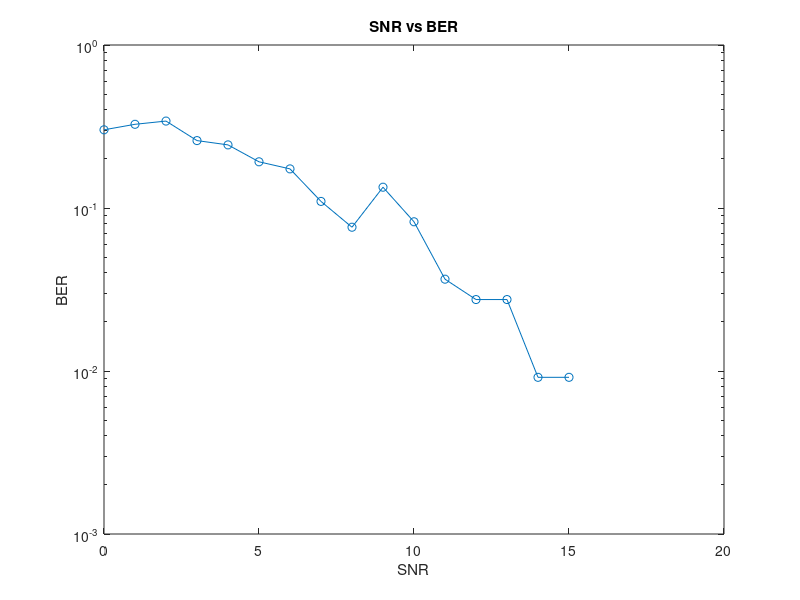

Here is the MATLAB script that generated this plot:
clc
clear all
close all

%% Define M-PSK Parameters
M = 8; % Number of symbols in M-PSK
bps = log2(M); % Bits per symbol

%% Generate Random Symbols or Convert Text to Binary
%nosymbol = 600; 
%symbols = randi([0, 255], 1, nosymbol); % Random symbols in range 0-255
%symbolToBitMapping = de2bi(symbols, 8, 'left-msb'); % Convert to 8-bit binary

% Convert Text to Binary
txt1 = 'Information and communication engineering'; 
symbols = double(txt1); % Convert characters to ASCII values
symbolToBitMapping = de2bi(symbols, 8); % Convert ASCII to binary

%% Reshape Bits for Transmission
totNoBits = numel(symbolToBitMapping);
inputReshapedBits = reshape(symbolToBitMapping, 1, totNoBits);

%% Padding Bits (if necessary)
remainder = rem(totNoBits, bps); % Check remainder for M-PSK grouping
if remainder == 0
    userPaddedData = inputReshapedBits;
else
    paddingBits = zeros(1, bps - remainder); % Zero-padding
    userPaddedData = [inputReshapedBits paddingBits];
end

%% M-PSK Modulation
userPaddedData = reshape(userPaddedData, numel(userPaddedData)/bps, bps);
bitToSymbolMapping = bi2de(userPaddedData, 'left-msb'); % Convert to decimal symbols
modulatedSymbol = pskmod(bitToSymbolMapping, M); % PSK modulation

%% Transmission Over AWGN Channel
SNR = [];
BER = [];
for snr = 0:15
    SNR = [SNR snr];
    
    % Add AWGN noise
    noisySymbols = awgn(modulatedSymbol, snr, 'measured');
    
    % PSK Demodulation
    demodulatedSymbol = pskdemod(noisySymbols, M);
    
    % Convert Symbols to Bits
    demodulatedSymbolToBitMapping = de2bi(demodulatedSymbol, 'left-msb'); 
    reshapedDemodulatedBits = reshape(demodulatedSymbolToBitMapping, 1, numel(demodulatedSymbolToBitMapping));

    % Remove Padding
    demodulatedBitsWithoutPadding = reshapedDemodulatedBits(1: totNoBits);

    % Compute Bit Error Rate (BER)
    [noe, ber] = biterr(inputReshapedBits, demodulatedBitsWithoutPadding);
    BER = [BER ber];

    %% Recover Original Text
    txtBits = reshape(demodulatedBitsWithoutPadding, numel(demodulatedBitsWithoutPadding)/8, 8);
    txtBitsDecimal = bi2de(txtBits, 'left-msb');
    msg = char(txtBitsDecimal);
end



%% Plot BER vs. SNR
figure(1)
semilogy(SNR, BER, '-o');
xlabel('SNR');
ylabel('BER');
title('SNR vs BER');
